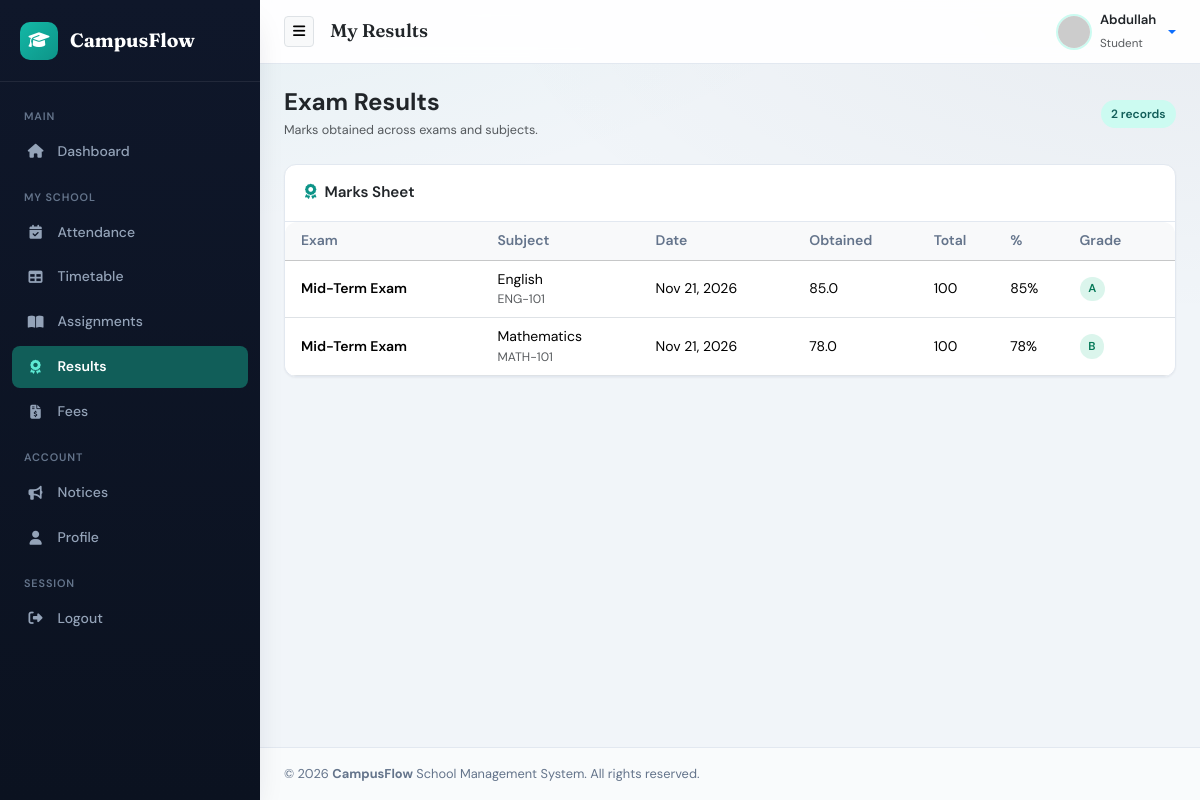
The page /student/results.php (signed in) on the database its author committed.
### tables this page shows
CREATE TABLE `marks` (
  `id` int(11) NOT NULL,
  `exam_id` int(11) NOT NULL,
  `student_id` int(11) NOT NULL,
  `subject_id` int(11) NOT NULL,
  `marks_obtained` decimal(8,2) NOT NULL DEFAULT 0.00,
  `created_at` timestamp NOT NULL DEFAULT current_timestamp()
);

CREATE TABLE `exams` (
  `id` int(11) NOT NULL,
  `exam_name` varchar(100) NOT NULL,
  `class_id` int(11) NOT NULL,
  `exam_date` date NOT NULL,
  `total_marks` decimal(8,2) NOT NULL DEFAULT 100.00,
  `created_at` timestamp NOT NULL DEFAULT current_timestamp()
);

CREATE TABLE `subjects` (
  `id` int(11) NOT NULL,
  `subject_name` varchar(100) NOT NULL,
  `subject_code` varchar(30) NOT NULL,
  `class_id` int(11) NOT NULL,
  `teacher_id` int(11) DEFAULT NULL,
  `created_at` timestamp NOT NULL DEFAULT current_timestamp()
);

### includes/functions.php (called while the page is built, shortened)
<?php
if (!function_exists('e')) {
    function e(?string $value): string {
        return htmlspecialchars((string)$value, ENT_QUOTES, 'UTF-8');
    }
}
if (!function_exists('letter_grade')) {
    function letter_grade(float $percent): string {
        if ($percent >= 80) return 'A';
        if ($percent >= 70) return 'B';
        return 'F';
    }
}
if (!function_exists('current_student_id')) {
    function current_student_id(mysqli $conn): ?int {
        $uid = (int)$_SESSION['user_id'];
        $stmt = $conn->prepare("SELECT id FROM students WHERE user_id = ? LIMIT 1");
        $stmt->bind_param("i", $uid);
        $stmt->execute();
        $row = $stmt->get_result()->fetch_assoc();
        return $row ? (int)$row['id'] : null;
    }
}

### student/results.php (the view, shortened to what this page needs)
<?php
require_once '../config/database.php';
$student_id = current_student_id($conn);
$results = [];
$stmt = $conn->prepare("
    SELECT m.marks_obtained, e.exam_name, e.exam_date, e.total_marks,
           s.subject_name, s.subject_code
    FROM marks m
    INNER JOIN exams e ON e.id = m.exam_id
    INNER JOIN subjects s ON s.id = m.subject_id
    WHERE m.student_id = ?
    ORDER BY e.exam_date DESC, s.subject_name ASC
");
$stmt->bind_param('i', $student_id);
$stmt->execute();
$res = $stmt->get_result();
while ($row = $res->fetch_assoc()) {
    $total = (float)$row['total_marks'];
    $obtained = (float)$row['marks_obtained'];
    $pct = $total > 0 ? round(($obtained / $total) * 100, 1) : 0.0;
    $row['percent'] = $pct;
    $row['grade'] = letter_grade($pct);
    $results[] = $row;
}
include '../includes/header.php';
include '../includes/sidebar.php';
?>
<div class="d-flex flex-column flex-md-row justify-content-between align-items-md-center gap-3 mb-4">
    <div>
        <h4 class="fw-bold text-dark mb-1">Exam Results</h4>
        <p class="text-muted small mb-0">Marks obtained across exams and subjects.</p>
    </div>
    <span class="badge-mint"><?php echo count($results); ?> records</span>
</div>
<div class="card">
    <div class="card-header">
        <i class="fa-solid fa-award me-2" style="color:var(--primary-color);"></i>Marks Sheet
    </div>
    <div class="card-body p-0">
        <?php if (count($results) === 0): ?>
            <div class="empty-state py-5"><i class="fa-solid fa-award"></i><p class="mb-0">No results published yet</p></div>
        <?php else: ?>
            <div class="table-responsive">
                <table class="table table-hover align-middle mb-0">
                    <thead class="table-light"><tr>
                        <th class="ps-3">Exam</th>
                        <th>Subject</th>
                        <th>Date</th>
                        <th>Obtained</th>
                        <th>Total</th>
                        <th>%</th>
                        <th class="pe-3">Grade</th>
                    </tr></thead>
                    <tbody>
                    <?php foreach ($results as $r): ?>
                        <tr>
                            <td class="ps-3 fw-semibold"><?php echo e($r['exam_name']); ?></td>
                            <td>
                                <?php echo e($r['subject_name']); ?>
                                <div class="small text-muted"><?php echo e($r['subject_code']); ?></div>
                            </td>
                            <td><?php echo e(date('M j, Y', strtotime($r['exam_date']))); ?></td>
                            <td><?php echo e(number_format((float)$r['marks_obtained'], 1)); ?></td>
                            <td><?php echo e(number_format((float)$r['total_marks'], 0)); ?></td>
                            <td><?php echo e((string)$r['percent']); ?>%</td>
                            <td class="pe-3">
                                <span class="status-pill <?php echo $r['percent'] >= 50 ? 'status-Approved' : 'status-Rejected'; ?>"><?php echo e($r['grade']); ?></span>
                            </td>
                        </tr>
                    <?php endforeach; ?>
                    </tbody>
                </table>
            </div>
        <?php endif; ?>
    </div>
</div>
<?php include '../includes/footer.php'; ?>

### assets/css/style.css (style rules this page uses)
:root { --primary-color: #0D9488; --primary-hover: #0F766E; --forest-green: #115E59; --mint-tint: #CCFBF1; --mint-text: #115E59; --sidebar-bg: #0F172A; --sidebar-color: #94A3B8; --sidebar-hover-bg: #1E293B; --sidebar-hover-color: #FFFFFF; --sidebar-active-bg: #115E59; --body-bg: #F1F5F9; --card-bg: #FFFFFF; --text-main: #0F172A; --text-muted: #64748B; --border-color: #E2E8F0; --success-color: #10B981; --warning-color: #F59E0B; --danger-color: #EF4444; --info-color: #0EA5E9; --radius-sm: 8px; --radius-md: 12px; --radius-lg: 16px; --shadow-sm: 0 1px 2px rgba(15, 23, 42, 0.05); --shadow-md: 0 8px 20px -8px rgba(15, 23, 42, 0.12); --shadow-lg: 0 16px 32px -12px rgba(15, 23, 42, 0.18); --transition: all 0.2s ease; --font-body: 'DM Sans', system-ui, sans-serif; --font-display: 'Fraunces', Georgia, serif; }
* { box-sizing: border-box; }
body { background: var(--body-bg); background-image: radial-gradient(ellipse 80% 50% at 0% -20%, rgba(13, 148, 136, 0.08), transparent), radial-gradient(ellipse 60% 40% at 100% 0%, rgba(15, 23, 42, 0.04), transparent); color: var(--text-main); font-family: var(--font-body); font-size: 0.9rem; line-height: 1.55; overflow-x: hidden; min-height: 100vh; }
.card { border: 1px solid var(--border-color); border-radius: var(--radius-md); box-shadow: var(--shadow-sm); background: var(--card-bg); margin-bottom: 1.25rem; transition: var(--transition); }
.card-header { background: transparent; border-bottom: 1px solid var(--border-color); padding: 1rem 1.25rem; font-weight: 600; font-size: 0.95rem; }
.badge-mint { background: var(--mint-tint); color: var(--mint-text); font-weight: 600; padding: 0.3rem 0.65rem; border-radius: 50rem; font-size: 0.75rem; }
.table { font-size: 0.875rem; }
.table thead th { font-weight: 600; color: var(--text-muted); border-bottom-width: 1px; white-space: nowrap; }
.table-responsive { border-radius: var(--radius-md); }
.status-pill { display: inline-block; padding: 0.2rem 0.55rem; border-radius: 50rem; font-size: 0.72rem; font-weight: 600; }
.status-Present, .status-Paid, .status-Approved, .status-Submitted, .status-Active { background: rgba(16,185,129,0.15); color: #047857; }

### rows shown on the page
marks: exam.exam_name "Mid-Term Exam", subject.subject_name "English", subject.subject_code "ENG-101", exam.exam_date "Nov 21, 2026", marks_obtained "85.0", exam.total_marks "100", percent "85", grade "A"
marks: exam.exam_name "Mid-Term Exam", subject.subject_name "Mathematics", subject.subject_code "MATH-101", exam.exam_date "Nov 21, 2026", marks_obtained "78.0", exam.total_marks "100", percent "78", grade "B"

### other values the page prints
$page_title "My Results"
$username "Abdullah"
$role "Student"
count($results) "2"
